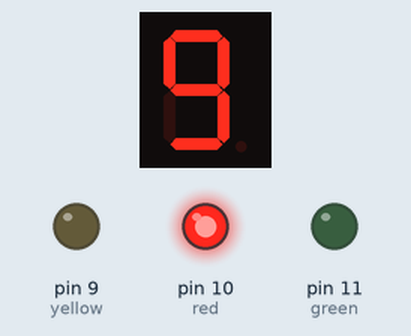
The sketch below on a simulated Arduino Uno, built with avr-gcc and run on an emulated ATmega328P. Parts: 1-digit seven-segment display, output pins drawn as LEDs (lit = HIGH).

Above: at 0.1 s.
At 4.1 s:
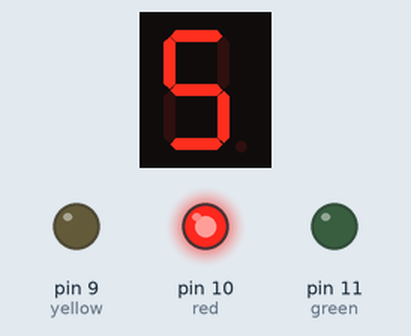
At 8.1 s:
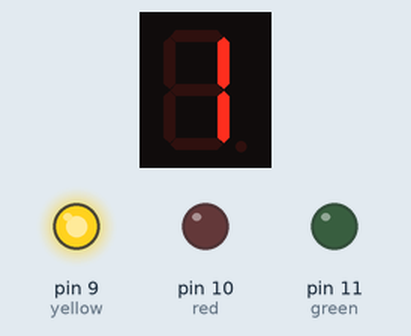
At 16.1 s:
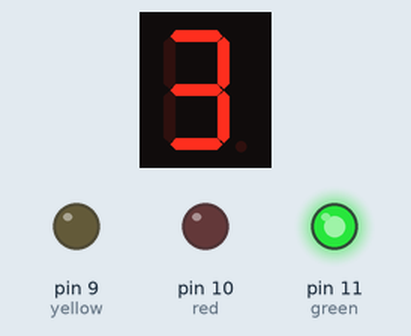
At 27.1 s:
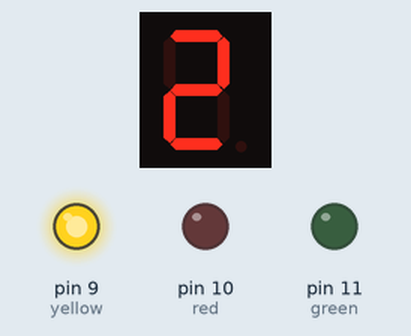
At 39.1 s:
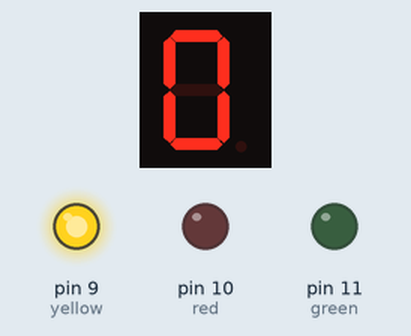
Timing chart, 0 to 40.0 s (numbered marks = the images above):
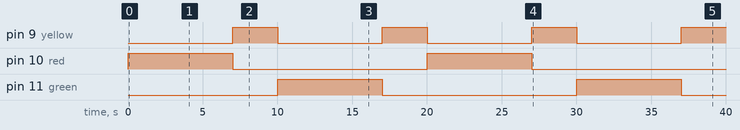

The sketch:

7display_led.ino
```cpp
#include <SevSeg.h>

SevSeg S;

byte Commonpin[] = {12};      // Change to your COM pin
byte Segpins[] = {2,3,4,5,6,7,8};

int red = 10;
int yellow = 9;
int green = 11;

void setup() {

  S.begin(COMMON_ANODE, 1, Commonpin, Segpins, true);

  pinMode(red, OUTPUT);
  pinMode(yellow, OUTPUT);
  pinMode(green, OUTPUT);

  digitalWrite(red, HIGH);
}

void loop() {

  digitalWrite(red, HIGH);
  digitalWrite(green, LOW);

  for(int i=9; i>=0; i--) {
    display(i);
    delay(1000);

    if(i<=3){
      digitalWrite(yellow, HIGH);
      digitalWrite(red, LOW);
    }
  }

  digitalWrite(green, HIGH);
  digitalWrite(yellow, LOW);

  for(int i=9; i>=0; i--) {
    unsigned long start=millis();
    while(millis()-start<1000){
      S.setNumber(i);
      S.refreshDisplay();
    }

    if(i<=3){
      digitalWrite(yellow, HIGH);
      digitalWrite(green, LOW);
    }
  }

  digitalWrite(red, HIGH);
  digitalWrite(yellow, LOW);
  digitalWrite(green, LOW);
}

void display(int num)
{
  S.setNumber(num);
  S.refreshDisplay();
}
```

Measured:
- by itself, pin 9 (yellow): alternates HIGH for 3.0 s and LOW for 7.0 s
- by itself, pin 10 (red): HIGH → LOW at 7.0 s, → HIGH 13.0 s later, → LOW 7.0 s later
- by itself, pin 11 (green): alternates HIGH for 7.0 s and LOW for 13.0 s
- what the display in image 1 shows lasts 1.0 s, from 4.0 s to 5.0 s
